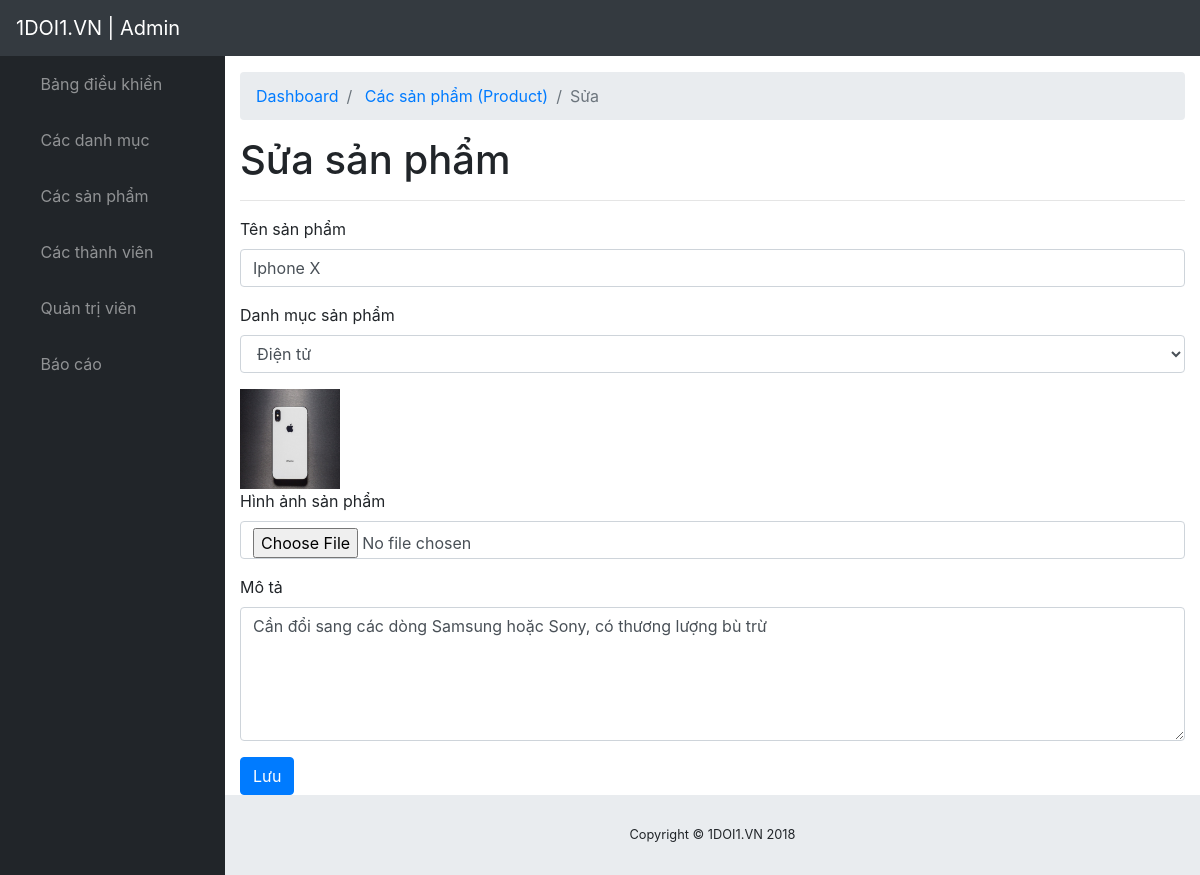
The app's page /traodoi.vn/admin/modules/product/edit.php?id=21 (signed in) with its own data.
### tables this page shows
CREATE TABLE IF NOT EXISTS `product` (
  `id` int(11) NOT NULL AUTO_INCREMENT,
  `name` varchar(150) DEFAULT NULL,
  `thumbnail` varchar(250) DEFAULT NULL,
  `category_id` int(11) DEFAULT NULL,
  `description` text,
  `featured` tinyint(4) DEFAULT '0',
  `created_at` timestamp NULL DEFAULT CURRENT_TIMESTAMP,
  `updated_at` timestamp NULL DEFAULT CURRENT_TIMESTAMP ON UPDATE CURRENT_TIMESTAMP,
  PRIMARY KEY (`id`)
);

CREATE TABLE IF NOT EXISTS `category` (
  `id` int(11) NOT NULL AUTO_INCREMENT,
  `name` varchar(50) DEFAULT NULL,
  `slug` varchar(50) DEFAULT NULL,
  `icon` varchar(250) DEFAULT NULL,
  `home` tinyint(4) DEFAULT '0',
  `status` tinyint(4) DEFAULT '1',
  `created_at` timestamp NOT NULL DEFAULT CURRENT_TIMESTAMP,
  `updated_at` timestamp NOT NULL DEFAULT CURRENT_TIMESTAMP ON UPDATE CURRENT_TIMESTAMP,
  PRIMARY KEY (`id`)
);

### traodoi.vn/libraries/function.php (called while the page is built, shortened)
<?php
    function  getInput($string)
    {
        return isset($_GET[$string]) ? $_GET[$string] : '';
    }
    function base_url()
    {
        return $url  = "/traodoivn/";
    }
    function modules($url)
    {
        return base_url() . "admin/modules/" .$url ;
    }
    function uploads()
    {
        return base_url() . "public/uploads/";
    }
 ?>

### traodoi.vn/libraries/database.php (called while the page is built, shortened)
<?php
    class Database
    {
        public $link;
        public function __construct()
        {
            $this->link = mysqli_connect("localhost","root","","traodoivn") or die ();
            mysqli_set_charset($this->link,"utf8");
        }
        public function fetchID($table , $id )
        {
            $sql = "SELECT * FROM {$table} WHERE id = $id ";
            $result = mysqli_query($this->link,$sql) or die("Lỗi  truy vấn fetchID " .mysqli_error($this->link));
            return mysqli_fetch_assoc($result);
        }
         public function fetchAll($table)
        {
            $sql = "SELECT * FROM {$table} WHERE 1" ;
            $result = mysqli_query($this->link,$sql) or die("Lỗi Truy Vấn fetchAll " .mysqli_error($this->link));
            $data = [];
            if( $result)
            {
                while ($num = mysqli_fetch_assoc($result))
                {
                    $data[] = $num;
                }
            }
            return $data;
        }
    }
?>

### traodoi.vn/admin/autoload/autoload.php (called while the page is built, shortened)
<?php
	require_once __DIR__. "/../../libraries/database.php";
    require_once __DIR__. "/../../libraries/function.php";
    $db = new database;
 ?>

### traodoi.vn/admin/modules/product/edit.php (the view, shortened to what this page needs)
<?php
    require_once __DIR__. "/../../autoload/autoload.php";
    $id = intval(getInput('id'));
    $EditProduct = $db->fetchID("product",$id);
    $category = $db->fetchAll("category");
    $product = $db->fetchAll("product");
 ?>
<?php require_once __DIR__. "/../../layouts/header.php"; ?>
                     <div id="content-wrapper">
                        <div class="container-fluid">
                            <ol class="breadcrumb">
                                <li class="breadcrumb-item">
                                    <a href="/../index.php">Dashboard</a>
                                </li>
                                <li class="breadcrumb-item">
                                    <a href="<?php echo modules("product") ?>">Các sản phẩm (Product)</a>
                                </li>
                                <li class="breadcrumb-item active">Sửa</li>
                            </ol>
                            <h1>Sửa sản phẩm</h1>
                            <hr>
                            <form action="" method="POST" enctype="multipart/form-data">
                                <div class="form-group">
                                    <label for="exampleInputEmail1">Tên sản phẩm</label>
                                    <input type="text" class="form-control" id="InputName" placeholder="Tên sản phẩm" name="name" value="<?php echo $EditProduct['name'] ?>">
                                </div>
                                <div class="form-group">
                                    <label for="exampleInputEmail1">Danh mục sản phẩm</label>
                                    <select class="form-control" name="category_id">
                                        <?php foreach ($category as $item): ?>
                                            <option value="<?php echo $item['id'] ?>"
                                                <?php echo $EditProduct['category_id'] == $item['id']
                                                ? 'selected = "selected"' : '' ?>><?php echo $item['name'] ?>
                                            </option>
                                        <?php endforeach ?>
                                    </select>
                                </div>
                                <div>
                                    <img src="<?php echo uploads() ?>product/<?php echo $EditProduct['thumbnail'] ?>" witdh="100px" height="100px">
                                </div>
                                 <div class="form-group">
                                    <label for="exampleInputEmail1">Hình ảnh sản phẩm</label>
                                    <input type="file" class="form-control" id="InputThumbnail" placeholder="Hình ảnh" name="thumbnail">
                                </div>
                                <div class="form-group">
                                    <label for="exampleInputEmail1">Mô tả</label>
                                    <textarea class="form-control" name="description" rows="5"><?php echo $EditProduct['description'] ?></textarea>
                                </div>
                                <button type="submit" class="btn btn-primary">Lưu</button>
                            </form>
                        </div>
<?php require_once __DIR__. "/../../layouts/footer.php"; ?>

### traodoi.vn/public/admin/css/sb-admin.css (style rules this page uses)
html { position: relative; min-height: 100%; }
body { height: 100%; }
#wrapper #content-wrapper { overflow-x: hidden; width: 100%; padding-top: 1rem; padding-bottom: 80px; }
:root { --input-padding-x: 0.75rem; --input-padding-y: 0.75rem; }

### records on screen
product: name "Iphone X", category_id "Điện tử", thumbnail (picture), description "Cần đổi sang các dòng Samsung hoặc Sony, có thương lượng bù trừ"
